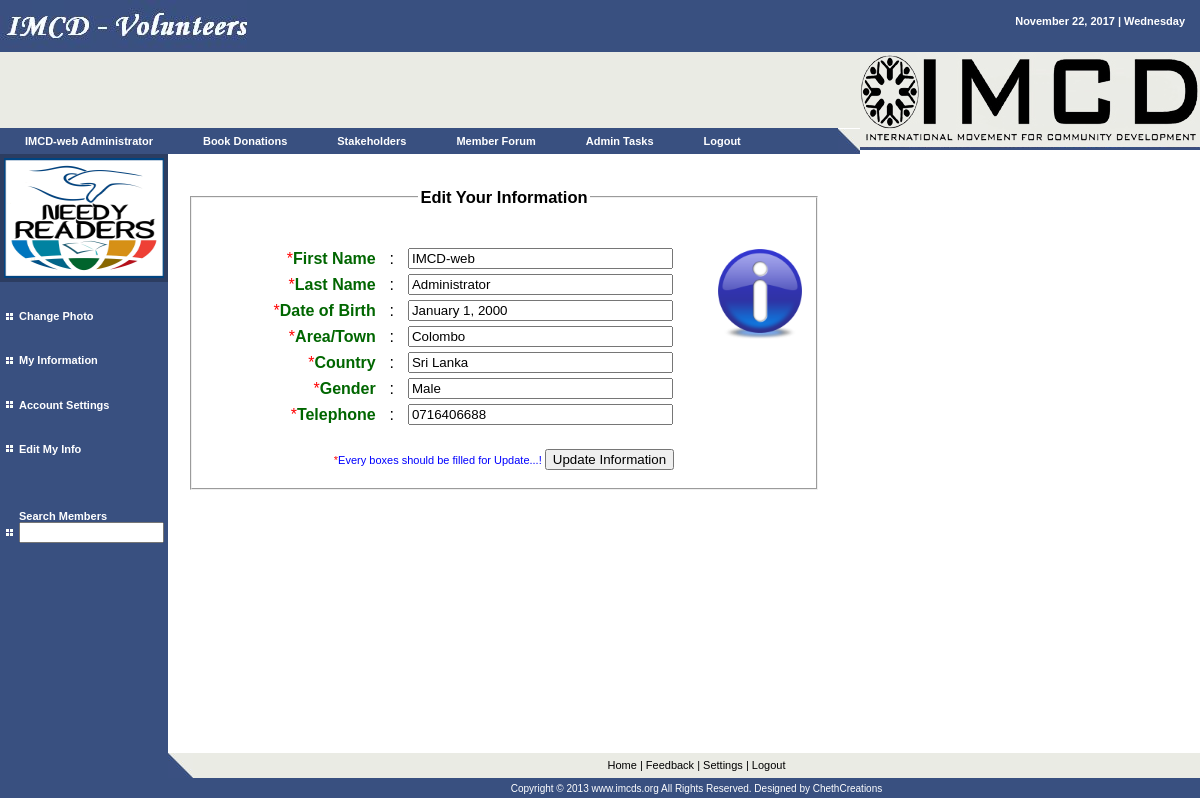
The page /user/editme.php (signed in) on the database its author committed.
### tables this page shows
CREATE TABLE `user` (
  `uid` int(50) NOT NULL auto_increment,
  `uname` varchar(50) NOT NULL,
  `pword` varchar(200) NOT NULL,
  `fname` varchar(50) NOT NULL,
  `mname` varchar(200) NOT NULL,
  `lname` varchar(50) NOT NULL,
  `dob` varchar(50) NOT NULL,
  `country` varchar(50) NOT NULL,
  `gender` varchar(50) NOT NULL,
  `tele` varchar(50) NOT NULL,
  `email` varchar(50) NOT NULL,
  `seq` varchar(50) NOT NULL,
  `answer` varchar(50) NOT NULL,
  `year` int(10) NOT NULL,
  `fid` varchar(20) NOT NULL,
  `town` varchar(50) NOT NULL,
  `status` varchar(50) NOT NULL default 'pend',
  `utype` varchar(50) NOT NULL default 'nuser',
  PRIMARY KEY  (`uid`)
);

### sess.php (called while the page is built, shortened)
<?php
$name=$_SESSION['fuser'];
$query="select * from user where uname='".$name."' ";
$result=mysql_query($query);
$new=mysql_fetch_array($result);
$f_name=$new['fname'];
$l_name=$new['lname'];
$photo=$new['mname'];
$birth=$new['dob'];
$rata=$new['country'];
$town=$new['town'];
$gen=$new['gender'];
$tp=$new['tele'];
$utype=$new['utype'];
?>

### user/editme.php (the view)
<?php
include('incu/header.php');?>
<div align="center">
	<fieldset>
    <legend align="center"><h2>Edit Your Information</h2></legend><br/>
	<img align="right" alt="informations" src="../pictures/info.png" width="96" height="96" />
			<form action="editdata.php" method="post">
           <table width="484" border="0" cellspacing="5" cellpadding="0">
  <tr>
    <td width="183"><div align="right"><span style="color: #FF0000">*</span><span style="color: #006600; font-weight: bold">First Name</span></div></td>
	<td>&nbsp;&nbsp;:&nbsp;&nbsp;</td>
    <td width="290"><div align="left"> <input type="text" name="fname" value="<?php echo $f_name; ?>" id="fname" size="30"/></div></td>
  </tr>
  <tr>
    <td><div align="right"><span style="color: #FF0000">*</span><span style="color: #006600; font-weight: bold">Last Name</span></div></td>
	<td>&nbsp;&nbsp;:&nbsp;&nbsp;</td>
    <td><div align="left"><input name="lname" value="<?php echo $l_name; ?>" type="text" size="30"/></div></td>
  </tr>
  <tr>
  	<td><div align="right"><span style="color: #FF0000">*</span><span style="color: #006600; font-weight: bold">Date of Birth</span></div></td>
	<td>&nbsp;&nbsp;:&nbsp;&nbsp;</td>
    <td><div align="left">
      <input name="dob" value="<?php echo $birth; ?>" type="text" size="30" /></div></td>
   </tr>
	    <tr>
   <td><div align="right"><span style="color: #FF0000">*</span><span style="color: #006600; font-weight: bold">Area/Town</span></div></td>
   <td>&nbsp;&nbsp;:&nbsp;&nbsp;</td>
   <td><div align="left"><input name="town" value="<?php echo $town; ?>" type="text" size="30" /></div>   </td>
    </tr>
   <tr>
   <td><div align="right"><span style="color: #FF0000">*</span><span style="color: #006600; font-weight: bold">Country</span></div></td>
   <td>&nbsp;&nbsp;:&nbsp;&nbsp;</td>
   <td><div align="left"><input name="country" value="<?php echo $rata; ?>" type="text" size="30" /></div>   </td>
    </tr>
   <tr>
   <td><div align="right"><span style="color: #FF0000">*</span><span style="color: #006600; font-weight: bold">Gender</span> </div></td>
   <td>&nbsp;&nbsp;:&nbsp;&nbsp;</td>
   <td><div align="left"><input name="gender" value="<?php echo $gen; ?>" type="text" size="30" /></div>   </td>
   </tr>
   <tr>
   <td><div align="right"><span style="color: #FF0000">*</span><span style="color: #006600; font-weight: bold">Telephone</span></span></div></td>
   <td>&nbsp;&nbsp;:&nbsp;&nbsp;</td>
   <td><div align="left"><input value="<?php echo $tp; ?>" name="telephone" type="text" size="30" />
   </div></td>
   </tr>
          </table><br/>
           <span style="color: #FF0000">*</span><span style="color: #0000FF">Every boxes should be filled for Update...!</span>
		  <input type="submit" value="Update Information" name="update" />
		  </form>
</fieldset>
	  </div>
<?php
include('incu/footer.php');
?>

### user/incu/header.php (shortened to what this page needs)
<?php
include('../sess.php');
?>
<html>
<head>
<link rel="stylesheet" href="styles.css" type="text/css">
</head>
<body bgcolor="#ffffff" leftmargin="0" topmargin="0" marginwidth="0" marginheight="0">
<table width="100%" border="0" cellspacing="0" cellpadding="0" height="100%">
  <tr>
    <td bgcolor="#395080" height="50" valign="top">
      <table width="100%" border="0" cellspacing="0" cellpadding="0" height="100%">
        <tr>
          <td width="50%" valign="top"><a href="index.php" class="menutext"> <img name="companyname" src="images/companyname.jpg" width="247" height="50" border="0"></a></td>
          <td width="50%" valign="top">
            <table width="100%" border="0" cellspacing="0" cellpadding="15">
              <tr>
                <td valign="top" align="right" class="menutext">
				<?php echo gmdate("F d, Y | l");?>
				</td>
              </tr>
            </table>
		 </td>
        </tr>
      </table>
    </td>
  </tr>
  <tr>
    <td height="98" valign="top">
      <table width="100%" border="0" cellspacing="0" cellpadding="0" height="100%">
        <tr>
          <td valign="top" width="82%">
            <table width="100%" border="0" cellspacing="0" cellpadding="0" height="100%">
              <tr bgcolor="#EAEBE4">
                <td height="73" valign="top" bgcolor="#EAEBE4"><img src="images/spacer.gif" width="1" height="73"></td>
                <td>&nbsp;</td>
              </tr>
              <tr>
                <td height="25" bgcolor="#395080" class="menutext" nowrap width="100%">
				<ul id="menu">
    <li><a href="../user/myinfo.php" class="menutext"><?php echo $f_name." ".$l_name; ?></a></li>
    <li><a href="pe_don.php" class="menutext">Book Donations</a>
    </li>
	    <li><a href="#" class="menutext">Stakeholders</a>
    </li>
     <li><a href="forum.php" class="menutext">Member Forum</a>
    </li>
	<?php
	if($utype=='admin'){
	echo '
		    <li><a href="#" class="menutext">Admin Tasks</a>
        <ul>
            <li><a href="request.php" class="menutext"><img src="images/square.jpg" width="7" height="7"> &nbsp;&nbsp;Pending Member Requests</a></li>
			<li><a href="allstake.php" class="menutext"><img src="images/square.jpg" width="7" height="7"> &nbsp;&nbsp;All Stakeholders</a></li>
        </ul>
    </li>
	';
	}
	?>
    <li><a href="../user/logout.php" class="menutext">Logout</a>
    </li>
</ul>
				 </td>
                <td height="25" width="22" valign="bottom"><img name="triangle1" src="images/triangle1.jpg" width="22" height="25" border="0"></td>
              </tr>
            </table>
          </td>
          <td valign="top" align="right" width="340"><img name="graphic1" src="images/graphic1.jpg" width="340" height="98" border="0"></td>
        </tr>
      </table>
    </td>
  </tr>
  <tr>
    <td height="72%" valign="top">
      <table width="70%" border="0" cellspacing="0" cellpadding="0" height="100%">
        <tr>
          <td valign="top" width="152" bgcolor="#395080">
            <table width="152" border="0" cellspacing="0" cellpadding="0" height="100%">
              <tr>
                <td width="152" bgcolor="#395080" height="140" valign="top"><a href="../user/photo.php"><img border="4" name="user" src="<?php echo $photo; ?>" width="160" height="120"/></a></td>
              </tr>
              <tr>
                <td valign="top" bgcolor="#395080">
                  <table width="100%" border="0" cellspacing="0" cellpadding="3" height="300">
                    <tr>
                      <td width="10" align="right"><img src="images/square.jpg" width="7" height="7"></td>
                      <td nowrap class="menutext"><a href="../user/photo.php" class="menutext">Change Photo</a></td>
                    </tr>
					<tr>
                      <td width="10" align="right"><img src="images/square.jpg" width="7" height="7"></td>
                      <td class="menutext"><a href="../user/myinfo.php" class="menutext">My Information</a></td>
                    </tr>
                    <tr>
                      <td width="10" align="right"><img src="images/square.jpg" width="7" height="7"></td>
                      <td class="menutext"><a href="../user/editset.php" class="menutext">Account Settings</a></td>
                    </tr>
                    <tr>
                      <td width="10" align="right"><img src="images/square.jpg" width="7" height="7"></td>
                      <td class="menutext"><a href="editme.php" class="menutext">Edit My Info</a></td>
                    </tr>
					<tr>
					<td width="10" align="right"><img src="images/square.jpg" width="7" height="7"></td>
                      <td class="menutext">
					<a href="../user/logall.php" class="menutext">Search Members</a><form action="logall.php" method="post"><input type="text" name="sch" size="15"></form></td>
					</tr>
                  </table>
                </td>
              </tr>
            </table>
          </td>
		   <td valign="top" width="85%">
            <table width="100%" border="0" cellspacing="0" cellpadding="20" height="100%">
              <tr>
                <td valign="top" height="420" class="text">

### user/styles.css (style rules this page uses)
.text { font-family: Verdana, Arial, Helvetica, sans-serif; font-size: 11px; line-height: 19px; color: #000000; text-decoration: none }
a { font-family: Verdana, Arial, Helvetica, sans-serif; font-size: 11px; color: #2C3D61; text-decoration: underline }
.menutext { font-family: Verdana, Arial, Helvetica, sans-serif; font-size: 11px; font-weight: bold; color: #FFFFFF; text-decoration: none }
ul { font-family: Arial, Verdana; font-size: 14px; margin: 0; padding: 0; list-style: none; }
ul li { display: block; position: relative; float: left; }
ul li a { display: block; text-decoration: none; color: #ffffff; border-top: 0px solid #ffffff; padding: 5px 25px 5px 25px; background: #395080; margin-left: 0px; }

### rows shown on the page
user: fname "IMCD-web", lname "Administrator", mname (picture), dob "January 1, 2000", town "Colombo", country "Sri Lanka", gender "Male", telephone "0716406688"

### other values the page prints
gmdate("F d, Y | l") "November 22, 2017 | Wednesday"
